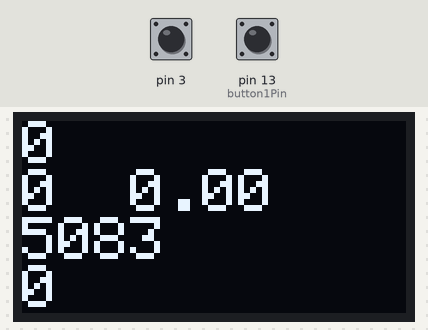
The sketch below on a simulated Arduino Uno, built with avr-gcc and run on an emulated ATmega328P. On the bench: 128×64 one-colour display. Inputs (shaded band) come from the test bench; at power-on: pin 3 HIGH, pin 13 (button1Pin) LOW. What the sketch prints to the serial monitor is not drawn.

Above: at 1.2 s.
1.3 s: pin 3 pulled LOW for 1 s
At 2.3 s:
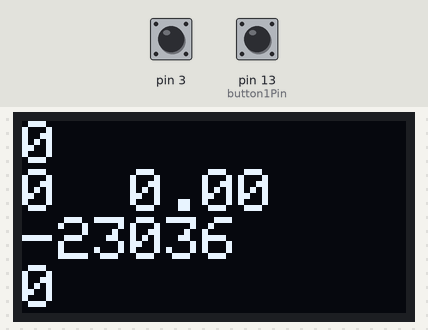
4.5 s: pin 13 (button1Pin) pulled HIGH for 0.15 s
At 6.7 s:
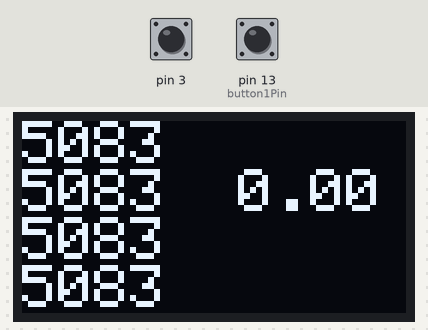
7.0 s: pin 3 pulled LOW for 1 s
At 8.6 s:
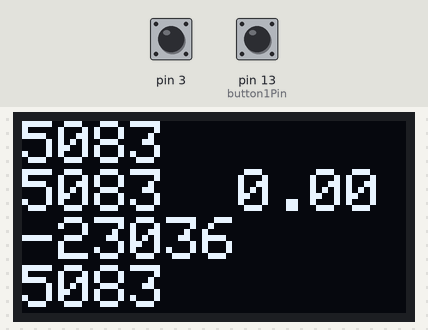
10.4 s: pin 3 pulled LOW for 0.15 s
13.5 s: pin 3 pulsed LOW 2 times (0.12 s each, 0.3 s apart)
17.1 s: pin 3 driven LOW and pin 13 (button1Pin) driven HIGH
At 19.8 s:
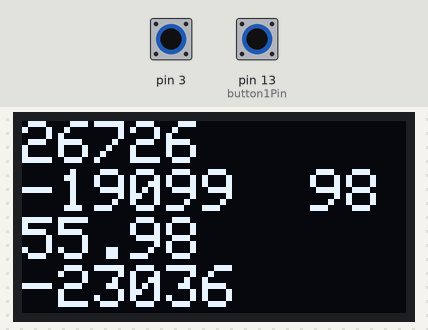
Timing chart, 0 to 21.1 s (numbered marks = the images above; inputs shaded):
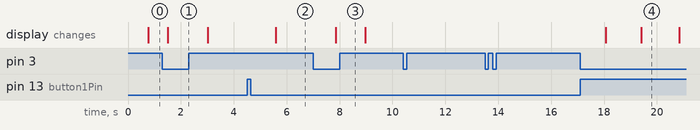

The sketch:

PostureShirt.ino
```cpp
//http://www.instructables.com/id/How-To-Use-Touch-Sensors-With-Arduino/
#include <CapacitiveSensor.h>
#include <SPI.h>
#include <Wire.h>
#include <Adafruit_GFX.h>
#include <Adafruit_SSD1306.h>

#define OLED_RESET 4
Adafruit_SSD1306 display(OLED_RESET);

#define NUMFLAKES 10
#define XPOS 0
#define YPOS 1
#define DELTAY 2
#define LOGO16_GLCD_HEIGHT 16
#define LOGO16_GLCD_WIDTH  16
#define SSD1306_LCDHEIGHT 64
#if (SSD1306_LCDHEIGHT != 64)
#error("Height incorrect, please fix Adafruit_SSD1306.h!");
#endif

int loopDelay = 300;

int value = 0;
const int numReadings = 50;

float readings[numReadings];      // the readings from the analog input
int readingsIter = 0;
float total = 0;                  // the running total
int average1 = 0;                // the average
//float average2 = 0;                // the average

float baseline1Total = 0;
int baseline1Average = 0;
float baseline1Sigma = 0;
int dispAve1 = 0;
int dispBLAve1 = 0;
int dispSigma1 = 0;
int dispLowerBound1 = 0;
int dispUpperBound1 = 0;

float baseline2Total = 0;
float baseline2Average = 0;
float baseline2Sigma = 0;
int dispAve2 = 0;
int dispBLAve2 = 0;
int dispLowerBound2 = 0;
int dispUpperBound2 = 0;

int touchThreshold = 3000;

int timeConstant = 250;
int threshold = 50;

int button1Pin=13;
//int button2Pin=4;
//int motorPin = 5;
CapacitiveSensor   cs1 = CapacitiveSensor(5,3);
//CapacitiveSensor   cs2 = CapacitiveSensor(10,12);

int calibrationDelay = 3000;
int graphSeparator = 80;
int stdMultiplier = 2;
int loopCounter = 0;

void setBaseline1ReadingsAndStats() {

  baseline1Total = 0;
  for (int i = 0; i < numReadings; i++) {
    baseline1Total = baseline1Total + readings[i];
  }
  baseline1Average = baseline1Total / numReadings;

  baseline1Sigma = 0;
  for (int i = 0; i < numReadings; i++) {
    baseline1Sigma = baseline1Sigma + (readings[i] - baseline1Average) * (readings[i] - baseline1Average);
  }
  baseline1Sigma = baseline1Sigma/ (numReadings - 1);
  baseline1Sigma = sqrt(baseline1Sigma);
  dispSigma1 = baseline1Sigma;
//
//  dispBLAve1 = baseline1Average;
  dispLowerBound1 = (baseline1Average - stdMultiplier * baseline1Sigma);
  dispUpperBound1 = (baseline1Average + stdMultiplier * baseline1Sigma);
}

//void setBaseline2ReadingsAndStats() {
//
//  baseline2Total = 0;
//  for (int i = 0; i < numReadings; i++) {
//    value =  cs2.capacitiveSensorRaw(timeConstant);
//    readings[i] = value;
//    baseline2Total = baseline2Total + value;
//  }
//  baseline2Average = baseline2Total / numReadings;
//
//  baseline2Sigma = 0;
//  for (int i = 0; i < numReadings; i++) {
//    baseline2Sigma = baseline2Sigma + (readings[i] - baseline2Average) * (readings[i] - baseline2Average);
//  }
//  baseline2Sigma = baseline2Sigma/ (numReadings - 1);
//  baseline2Sigma = sqrt(baseline2Sigma);
//
//  dispBLAve2 = baseline2Average;
//  dispLowerBound2 = (baseline2Average - stdMultiplier * baseline2Sigma);
//  dispUpperBound2 = (baseline2Average + stdMultiplier * baseline2Sigma);
//}

void setReadingsAndAverage1() {
  total = 0;
  for (int i = 0; i < numReadings; i++) {
    value =  cs1.capacitiveSensorRaw(timeConstant);
    readings[i] = value;
    total = total + value;
  }
  average1 = total / numReadings;
}

//void setReadingsAndAverage2() {
//  total = 0;
//  for (int i = 0; i < numReadings; i++) {
//    value =  cs2.capacitiveSensorRaw(timeConstant);
//    readings[i] = value;
//    total = total + value;
//  }
//  average2 = total / numReadings;
//}

void setup()
{
  pinMode(button1Pin, INPUT);
//  pinMode(button2Pin, INPUT);
//  pinMode(motorPin, OUTPUT);
  cs1.set_CS_AutocaL_Millis(0xFFFFFFFF);  //Calibrate the sensor...
//  cs2.set_CS_AutocaL_Millis(0xFFFFFFFF);

  Serial.begin(9600);
  while (! Serial);

  display.begin(SSD1306_SWITCHCAPVCC, 0x3C);
  display.clearDisplay();

//  display.setTextSize(3);
//  display.setTextColor(WHITE);
//  display.setCursor(0,0);
//  display.println("Posture");
//  display.println("Shirt!!");
//  display.display();
//  delay(2000);
//
//  display.clearDisplay();
//  display.display();

//  setBaselineReadingsAndStats();
}

void loop() {

      value =  cs1.capacitiveSensorRaw(timeConstant);
      Serial.print(value);

      readings[readingsIter++] = value;
      if(readingsIter==numReadings){readingsIter = 0;}

//      Serial.print(" ");
//      Serial.print(baseline1Average);
//      Serial.print(" ");
//      Serial.println(baseline1Sigma);
//      delay(250);


//
//    setReadingsAndAverage2();

//    dispAve1 = average1;
//    dispAve2 = average2;

    if(loopCounter >= 25){

      display.clearDisplay();
      display.setTextSize(2);
      display.setTextColor(WHITE);
      display.setCursor(0,0);

      display.println(dispLowerBound1);
      display.print(baseline1Average); display.print("  "); display.println(baseline1Sigma);
      display.println(value);
      display.println(dispUpperBound1);
      display.display();

      loopCounter = 0;
    }
    loopCounter++;
//    display.print(dispLowerBound1); display.print(" "); display.println(dispLowerBound2);
//    display.print(dispAve1); display.print(" "); display.println(dispAve2);
//    display.print(dispUpperBound1); display.print(" "); display.println(dispUpperBound2);
//    display.print(dispAve1); display.print(" "); display.print(dispLowerBound1); display.print(" "); display.println(dispUpperBound1);
//    display.print(dispAve2); display.print(" "); display.print(dispLowerBound2); display.print(" "); display.println(dispUpperBound2);
//


//    Serial.print(average1);
//    Serial.print(" ");
//    Serial.print(average2+graphSeparator); //+


    if(digitalRead(button1Pin) == 1){
//      delay(calibrationDelay);
      setBaseline1ReadingsAndStats();
//      setBaseline2ReadingsAndStats();
    }
//    if(digitalRead(button2Pin) == 1){
//      setBaseline2ReadingsAndStats();
//    }

//      display.clearDisplay();
//      display.display();
//      digitalWrite(motorPin, HIGH);
//      delay(1000);
//      digitalWrite(motorPin, LOW);
//    }


  Serial.print(" ");
  Serial.print(baseline1Average);
  Serial.print(" ");
  Serial.print(baseline1Average + baseline1Sigma);
  Serial.print(" ");
  Serial.print(baseline1Average - baseline1Sigma);
  Serial.print(" ");
  Serial.print(baseline1Average + 2* baseline1Sigma);
  Serial.print(" ");
  Serial.println(baseline1Average - 2* baseline1Sigma);

//  Serial.print(" ");
//  Serial.print(baseline2Average + graphSeparator);
//  Serial.print(" ");
//  Serial.print(baseline2Average + baseline2Sigma + graphSeparator);
//  Serial.print(" ");
//  Serial.print(baseline2Average - baseline2Sigma + graphSeparator);
//  Serial.print(" ");
//  Serial.print(baseline2Average + 2* baseline2Sigma + graphSeparator);
//  Serial.print(" ");
//  Serial.println(baseline2Average -2* baseline2Sigma + graphSeparator);

  //    delay(loopDelay);
}
```

Measured:
- after the input at 1.3 s, the display: changes after 0.21 s (image 1)
- after the input at 4.5 s, the display: changes after 1.1 s (image 2)
- after the input at 7.0 s, the display: changes after 0.85 s (image 3)
- after the input at 10.4 s, every drawn part: stays the same
- after the input at 13.5 s, every drawn part: stays the same
- after the input at 17.1 s, the display: first changes after 0.97 s (image 4 shows a later state)
